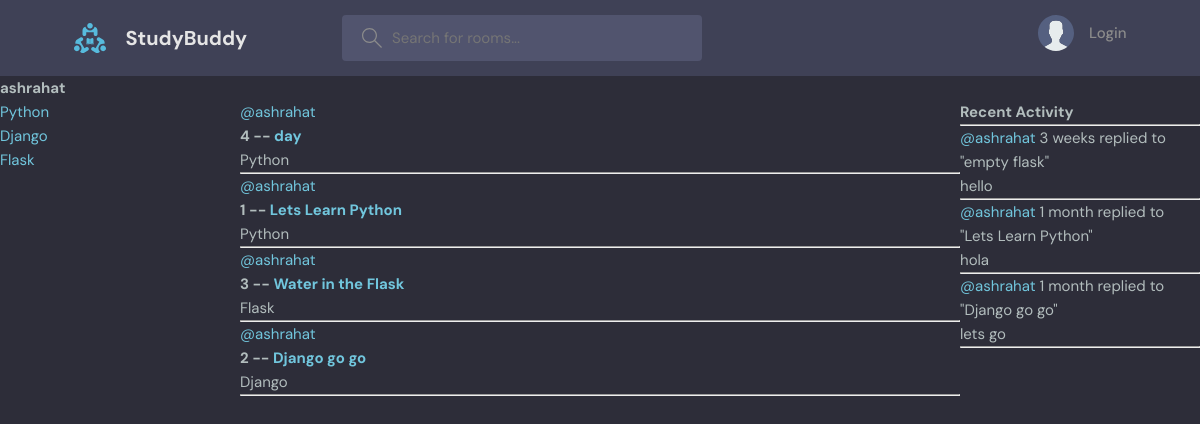
Page /profile/1/ on the committed database.
### base/models.py (models this page shows, shortened)
class Topic(models.Model):
    name = models.CharField(max_length=200)

class Room(models.Model):
    host = models.ForeignKey(User, on_delete=models.SET_NULL, null=True)
    topic = models.ForeignKey(Topic, on_delete=models.SET_NULL, null=True)
    name = models.CharField(max_length=200)
    description = models.TextField(null=True, blank=True)
    participants = models.ManyToManyField(User, related_name='participants', blank=True)
    updated = models.DateTimeField(auto_now=True)
    created = models.DateTimeField(auto_now_add=True)
    class Meta:
        ordering = ['-updated','-created'] # - is used for descending order
    def __str__(self):
        return self.name

class Message(models.Model):
    user = models.ForeignKey(User, on_delete=models.CASCADE)
    room = models.ForeignKey(
        Room, on_delete=models.CASCADE
    )  # rooms get deleted all the children get deleted
    body = models.TextField()
    updated = models.DateTimeField(auto_now=True)
    created = models.DateTimeField(auto_now_add=True)
    class Meta:
        ordering = ['-updated','-created']
    def __str__(self):
        return self.body[0:50]

### base/views.py (the view)
# urls.py: path('profile/<str:pk>/', views.userProfile, name="user-profile"),
def userProfile(request, pk):
    user = User.objects.get(id=pk)
    rooms = user.room_set.all()
    room_messages = user.message_set.all()
    topics = Topic.objects.all()
    context = {
        "user": user,
        "rooms": rooms,
        "room_messages": room_messages,
        "topics": topics,
    }
    return render(request, "base/profile.html", context)

### base/templates/base/profile.html (shortened to what this page needs)
{% extends 'main.html' %} {% block content %}
<h1>{{user.username}}</h1>
<div class="profile-container">
  <div> {% include 'base/topics_component.html' %} </div>
  <div>{% include 'base/feed_component.html' %}</div>
  <div>{% include 'base/activity_component.html' %}</div>
</div>
{% endblock content %}

### base/templates/base/topics_component.html
{%for topic in topics%}
<div>
  <a href="{% url 'home' %}?q={{topic.name}}">{{topic.name}}</a>
</div>
{%endfor%}

### base/templates/base/feed_component.html (shortened to what this page needs)
{% for room in rooms%}
<div>
  <a href="{% url 'user-profile' room.host.id %}">@{{room.host.username}}</a>
  <h4>
    {{room.id}} --
    <a href="{% url 'room' room.id %}">{{room.name}}</a>
  </h4>
  <small> {{room.topic.name}} </small>
  <hr />
</div>
{%endfor%}

### base/templates/base/activity_component.html (shortened to what this page needs)
<h3>Recent Activity</h3>
<hr />
{%for message in room_messages%}
<div>
  <small><a href= {% url 'user-profile' message.user.id %}>@{{message.user}} </a> {{message.created|timesince}} </small>
  <small>replied to "{{message.room}}" </small>
  <p>{{message}}</p>
  <hr />
</div>
{%endfor%}

### static/styles/style.css (style rules this page uses)
:root { --color-main: #71c6dd; --color-main-light: #e1f6fb; --color-dark: #3f4156; --color-dark-medium: #51546e; --color-dark-light: #696d97; --color-light: #e5e5e5; --color-gray: #8b8b8b; --color-light-gray: #b2bdbd; --color-bg: #2d2d39; --color-success: #5dd693; --color-error: #fc4b0b; }
* { font-family: "DM Sans", -apple-system, BlinkMacSystemFont, "Segoe UI", Roboto, Oxygen, Ubuntu, Cantarell, "Open Sans", "Helvetica Neue", sans-serif; margin: 0; padding: 0; box-sizing: border-box; text-rendering: optimizeLegibility; font-size: inherit; }
html { font-size: 56.25%; }
@media only screen and (min-width: 1200px) { html { font-size: 62.5%; } }
body { line-height: 1.6; font-weight: 400; font-size: 1.5rem; color: var(--color-light-gray); background-color: var(--color-bg); min-height: 100vh; }
a { display: inline-block; color: var(--color-main); text-decoration: none; }

### base/templates/base/profile.html (style rules this page uses)
.profile-container { display: grid; grid-template-columns: 1fr 3fr 1fr; }

### rows in the picture
Topic: name "Python"
Topic: name "Django"
Topic: name "Flask"
Room: host.username "ashrahat", id "4", name "day", topic.name "Python"
Room: host.username "ashrahat", id "1", name "Lets Learn Python", topic.name "Python"
Room: host.username "ashrahat", id "3", name "Water in the Flask", topic.name "Flask"
Room: host.username "ashrahat", id "2", name "Django go go", topic.name "Django"
Message: user "ashrahat", created "3 weeks", room "empty flask", body "hello"
Message: user "ashrahat", created "1 month", room "Lets Learn Python", body "hola"
Message: user "ashrahat", created "1 month", room "Django go go", body "lets go"

### other values in the picture
{{ user.username }} "ashrahat"
